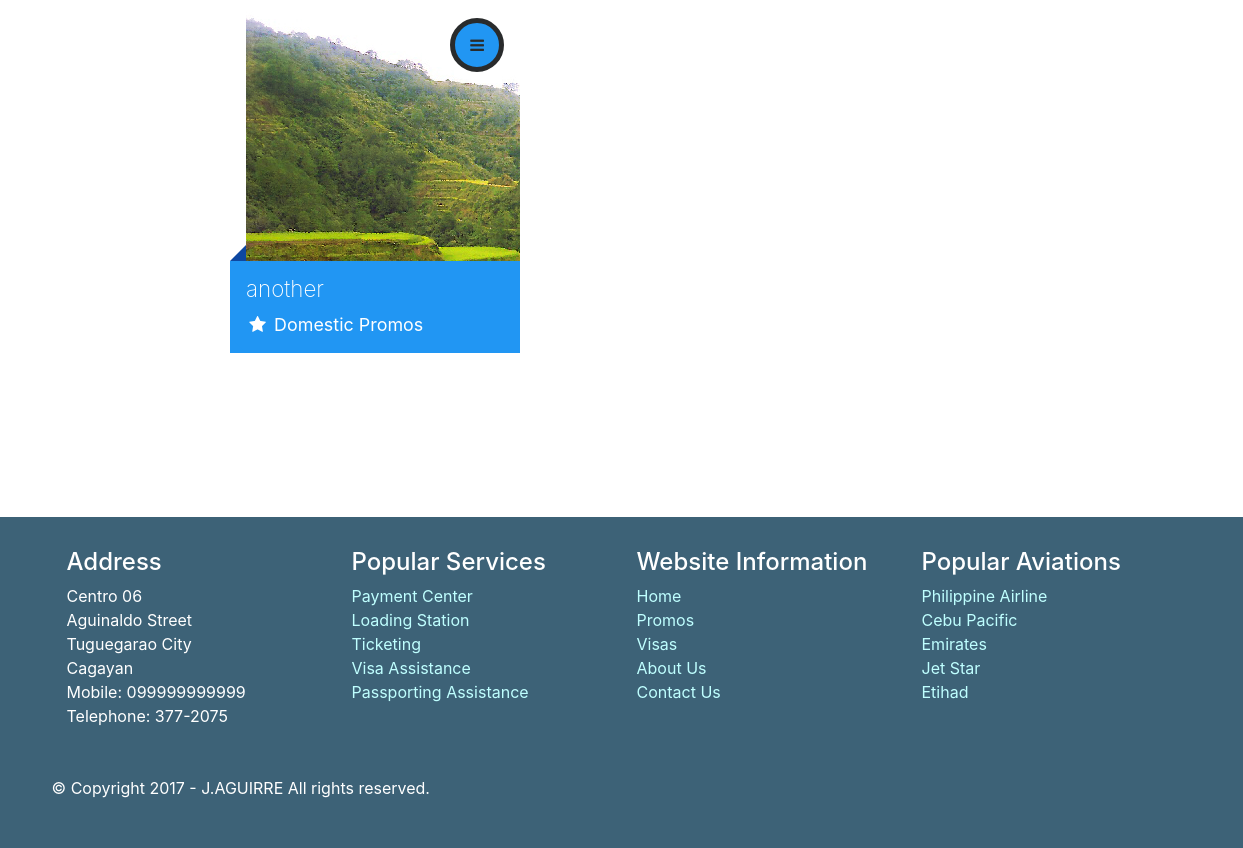
/index.php/index/promos (lower part), run on an earlier commit of the app's database.
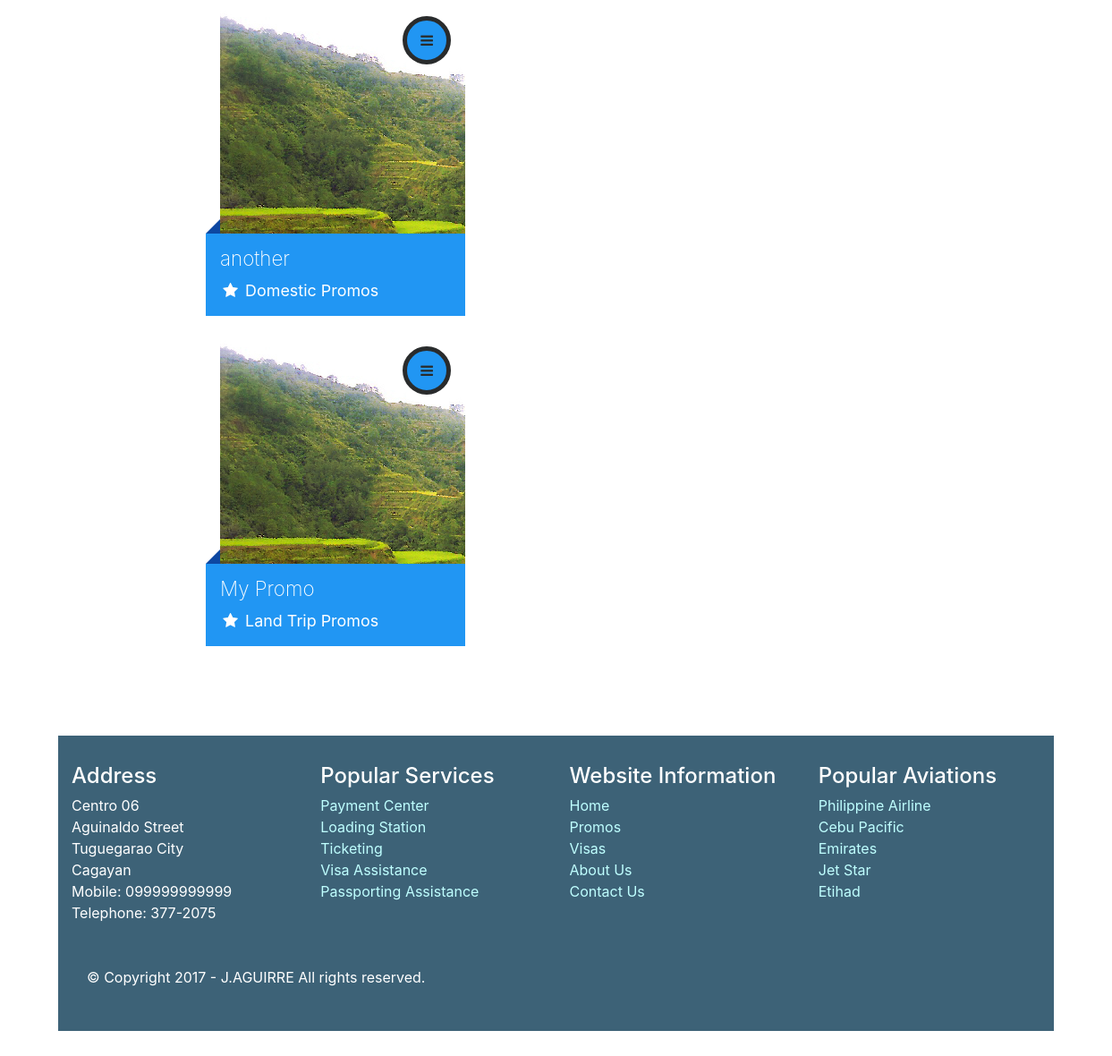
And on a later commit of the database.
### tables this page shows
CREATE TABLE `tbl_promos` (
  `promo_id` bigint(20) NOT NULL AUTO_INCREMENT,
  `promo_title` text,
  `promo_category` tinyint(2) DEFAULT '1',
  `promo_content` longtext,
  `promo_thumbnail_id` bigint(20) DEFAULT NULL,
  `promo_created_date` datetime DEFAULT CURRENT_TIMESTAMP,
  `promo_created_by` bigint(20) DEFAULT '0',
  `promo_edited_date` datetime DEFAULT CURRENT_TIMESTAMP ON UPDATE CURRENT_TIMESTAMP,
  `promo_edited_by` bigint(20) DEFAULT '0',
  `promo_is_active` tinyint(1) DEFAULT '1',
  PRIMARY KEY (`promo_id`)
);

CREATE TABLE `tbl_config` (
  `conf_id` int(11) NOT NULL AUTO_INCREMENT,
  `conf_site_name` varchar(255) DEFAULT 'Sample Website',
  `conf_site_description` text,
  `conf_featured_message` text,
  `conf_about` text,
  `conf_contact_info` varchar(55) DEFAULT NULL,
  `conf_copyright_message` text,
  `conf_edited_date` datetime DEFAULT CURRENT_TIMESTAMP ON UPDATE CURRENT_TIMESTAMP,
  `conf_edited_by` bigint(20) DEFAULT '0',
  PRIMARY KEY (`conf_id`)
);

### application/controllers/Index.php (called while the page is built, shortened)
<?php
class Index extends CI_Controller {
	public function __construct() {
		$this->load->library( array('user_security', 'page_actions') );
		$this->load->helper( array( 'url' ) );
		$this->load->helper( array( 'url', 'html' ) );
		$this->load->database();
		$this->load->model('Media_model', 'media_mdl');
		$this->load->model('Config_model', 'config_mdl');
	}
	public function promos() {
		$this->load->model('Promo_model', 'prmo_mdl');
		$this->load->model('Social_model', 'social_mdl');
		$data['domestic_promo_lists'] = $this->prmo_mdl->get_datas(
			array(
				'limit'			=>	12,
				'promo_category'=>	1
			)
		);
		$data['international_promo_lists'] = $this->prmo_mdl->get_datas(
			array(
				'limit'			=>	12,
				'promo_category'=>	2
			)
		);
		$data['land_trips_promo_lists'] = $this->prmo_mdl->get_datas(
			array(
				'limit'			=>	12,
				'promo_category'=>	3
			)
		);
		$data['config_metadatas'] = $this->config_mdl->get_config_settings();
		$social_details = $this->social_mdl->get_social_accounts();
		$data['social_links'] = array(
			'facebook'	=>	$social_details != false ? $social_details->social_facebook : '',
			'twitter'	=>	$social_details != false ? $social_details->social_twitter : '',
			'linkedin'	=>	$social_details != false ? $social_details->social_linkedin : '',
			'googleplus'=>	$social_details != false ? $social_details->social_google_plus : ''
		);
		$this->load->view('header', $data);
		$this->load->view('Navbar_home');
		$this->load->view('Promo_view');
		$this->load->view('footer_home');
	}
}
?>

### index.php (called while the page is built, shortened)
<?php
require_once BASEPATH.'core/CodeIgniter.php';

### application/models/Promo_model.php (called while the page is built, shortened)
<?php
class Promo_model extends CI_Model {
	public function get_datas( $params = null ) {
		$status_param = is_array($params) && array_key_exists('status', $params) ? $params['status'] : true;
		$order_by = is_array($params) && array_key_exists('order_by', $params) ? $params['order_by'] : 'promo_created_date';
		$order = is_array($params) && array_key_exists('order', $params) ? $params['order'] : 'DESC';
		$limit = is_array($params) && array_key_exists('limit', $params) ? $params['limit'] : 10;
		$this->db->select('promo_id, promo_title, promo_category, promo_content, promo_thumbnail_id, promo_created_date, promo_created_by, promo_edited_date, promo_edited_by');
		$this->db->order_by($order_by, $order);
		$this->db->limit($limit);
		if ( is_array($params) && array_key_exists('promo_category', $params) ) {
			$this->db->where( array('promo_category' => $params['promo_category']) );
		}
		$this->db->where( array('promo_is_active' => $status_param) );
		$query = $this->db->get( 'tbl_promos' );
		if ($query) {
			if ($query->num_rows() > 0) {
				return $query->result();
			}
		}
		return false;
	}
}
?>

### application/models/Media_model.php (called while the page is built, shortened)
<?php
class Media_model extends CI_Model {
	public function get_thumbnail_by_id( $thumbnail_id, $status = TRUE ) {
		$this->db->select('media_id, media_name, media_orig_name, media_type, media_extension, media_extra_meta_data, media_created_date, media_created_by, media_edited_date, media_edited_by');
		$query = $this->db->get_where( 'tbl_media', array('media_id' => $thumbnail_id, 'media_is_active' => $status) );
		if ($query) {
			if ($query->num_rows() > 0) {
				return $query->row();
			}
		}
		return false;
	}
}
?>

### application/models/Config_model.php (called while the page is built, shortened)
<?php
class Config_model extends CI_Model {
	public function get_config_settings($params = null) {
		$this->db->select('conf_id, conf_site_name, conf_site_description, conf_featured_message, conf_about, conf_contact_info, conf_copyright_message, conf_edited_date, conf_edited_by');
		$this->db->order_by('conf_edited_date', 'DESC');
		$query = $this->db->get('tbl_config', 1);
		if ($query) {
			if ($query->num_rows() > 0) {
				return $query->row();
			}
		}
		return false;
	}
}
?>

### application/views/Promo_view.php (the view, shortened to what this page needs)
<?php
$third_party_URL = base_url( '/public');
$images_dir = $third_party_URL . '/img/media/';
$static_path = $third_party_URL . '/img/static';
?>
<div class="travel-promos">
	<div id="main-content" class="main">
		<div id="content" class="content">
			<div class="container">
<?php
if ($domestic_promo_lists):
	echo '<div id="domestic-promos">';
	$index = 1;
	foreach ($domestic_promo_lists as $value):
		$cat_arr = array('Domestic Promos', 'International Promos', 'Land Trip Promos');
		$promo_cat = $value->promo_category;
		$thumbnail_id = $value->promo_thumbnail_id;
		$thumbnail_meta = $this->media_mdl->get_thumbnail_by_id($thumbnail_id);
		$thumbnail_img = $thumbnail_meta != false ? $images_dir . $thumbnail_meta->media_name : $static_path . '/destination/1.jpg';
		if ( $index === 1 ) {
			echo '<div class="row">';
		}
?>
			<div class="col">
				<div class="row active-with-click grid">
					<div class="grid-item">
						<article class="material-card Blue">
							<h2>
								<span><?php echo $value->promo_title ?></span>
								<strong>
									<i class="fa fa-fw fa-star"></i> <?php echo $cat_arr[$promo_cat-1] ?>
								</strong>
							</h2>
							<div class="mc-content">
								<div class="img-container">
									<img class="img-responsive" src="<?php echo $thumbnail_img ?>">
								</div>
							</div>
							<a class="mc-btn-action">
								<i class="fa fa-bars"></i>
							</a>
						</article>
					</div>
				</div>
			</div>
<?php
		$index++;
		if ( ($index%3) === 1 ) {
			echo '</div>';
			$index = 1;
		}
	endforeach;
	echo '</div>';
endif;
?>
<?php
if ($land_trips_promo_lists):
	echo '<div id="land-trip-promos">';
	$index = 1;
	foreach ($land_trips_promo_lists as $value):
		$cat_arr = array('Domestic Promos', 'International Promos', 'Land Trip Promos');
		$promo_cat = $value->promo_category;
		$thumbnail_id = $value->promo_thumbnail_id;
		$thumbnail_meta = $this->media_mdl->get_thumbnail_by_id($thumbnail_id);
		$thumbnail_img = $thumbnail_meta != false ? $images_dir . $thumbnail_meta->media_name : $static_path . '/destination/1.jpg';
		if ( $index === 1 ) {
			echo '<div class="row">';
		}
?>
			<div class="col">
				<div class="row active-with-click grid">
					<div class="grid-item">
						<article class="material-card Blue">
							<h2>
								<span><?php echo $value->promo_title ?></span>
								<strong>
									<i class="fa fa-fw fa-star"></i> <?php echo $cat_arr[$promo_cat-1] ?>
								</strong>
							</h2>
							<div class="mc-content">
								<div class="img-container">
									<img class="img-responsive" src="<?php echo $thumbnail_img ?>">
								</div>
							</div>
							<a class="mc-btn-action">
								<i class="fa fa-bars"></i>
							</a>
						</article>
					</div>
				</div>
			</div>
<?php
		$index++;
	endforeach;
	echo '</div>';
endif;
?>
				</div>
			</div>
		</div>
	</div>
</div>

### application/views/header.php (shortened to what this page needs)
<?php
$third_party_URL = base_url( '/public');
?>
<!DOCTYPE html>
<html lang="en">
<head>
	<link rel="stylesheet" type="text/css" href="<?php echo $third_party_URL ?>/css/font-awesome.min.css">
	<link rel="stylesheet" type="text/css" href="<?php echo $third_party_URL ?>/css/bootstrap.min.css">
<?php
	$arr_dashboard_controllers = array('administrator', 'promo', 'visa', 'users');
	$custom_CSS = ( in_array($this->uri->segment(1), $arr_dashboard_controllers) ) ? 'style' : 'style.min';
?>
	<link rel="stylesheet" type="text/css" href="<?php echo $third_party_URL ?>/css/<?php echo $custom_CSS ?>.css">
	<link rel="stylesheet" type="text/css" href="<?php echo $third_party_URL ?>/third_party/slick/slick.css">
	<link rel="stylesheet" type="text/css" href="<?php echo $third_party_URL ?>/third_party/slick/slick-theme.css"/>
	<link rel="stylesheet" type="text/css" href="<?php echo $third_party_URL ?>/third_party/materialcard/dist/material-cards-auto-height.css">
</head>
<body>

### application/views/Navbar_home.php (shortened to what this page needs)
<div class="travel-body">

### application/views/Footer_home.php (shortened to what this page needs)
<?php
$copyright_message = $config_metadatas != false ? $config_metadatas->conf_copyright_message : '© Copyright 2017 - J.AGUIRRE All rights reserved.';
$contact_info = $config_metadatas != false ? $config_metadatas->conf_contact_info : 'xxxxxxxxxxx';
?>
		<div class="travel-footer">
			<footer class="mainfooter" role="contentinfo">
				<div class="footer-middle">
					<div class="container">
						<div class="row">
							<div class="col-md-3 col-sm-6">
								<div class="footer-pad">
									<h4>Address</h4>
									<address>
										<ul class="list-unstyled">
											<li>
												Centro 06<br>
												Aguinaldo Street<br>
												Tuguegarao City<br>
												Cagayan<br>
											</li>
											<li>
												Mobile: <?php echo $contact_info ?>
											</li>
											<li>
												Telephone: 377-2075
											</li>
										</ul>
									</address>
								</div>
							</div>
							<div class="col-md-3 col-sm-6">
								<div class="footer-pad">
									<h4>Popular Services</h4>
									<ul class="list-unstyled">
										<li><a href="#">Payment Center</a></li>
										<li><a href="#">Loading Station</a></li>
										<li><a href="#">Ticketing</a></li>
										<li><a href="#">Visa Assistance</a></li>
										<li><a href="#">Passporting Assistance</a></li>
									</ul>
								</div>
							</div>
							<div class="col-md-3 col-sm-6">
								<div class="footer-pad">
									<h4>Website Information</h4>
									<ul class="list-unstyled">
										<li><a href="#">Home</a></li>
										<li><a href="#">Promos</a></li>
										<li><a href="#">Visas</a></li>
										<li><a href="#">About Us</a></li>
										<li><a href="#">Contact Us</a></li>
									</ul>
								</div>
							</div>
							<div class="col-md-3 col-sm-6">
								<div class="footer-pad">
									<h4>Popular Aviations</h4>
									<ul class="list-unstyled">
										<li><a href="#">Philippine Airline</a></li>
										<li><a href="#">Cebu Pacific</a></li>
										<li><a href="#">Emirates</a></li>
										<li><a href="#">Jet Star</a></li>
										<li><a href="#">Etihad</a></li>
									</ul>
								</div>
							</div>
						</div>
					</div>
				</div>
				<div class="footer-bottom">
					<div class="container">
						<div class="row">
							<div class="col-xs-12">
								<p class="text-xs-center"><?php echo $copyright_message ?></p>
							</div>
						</div>
					</div>
				</div>
			</footer>
		</div>
	</div>
</body>
</html>

What changed in the data, as far as the page shows it:
added tbl_promos: promo_title "My Promo", promo_category "Land Trip Promos"
